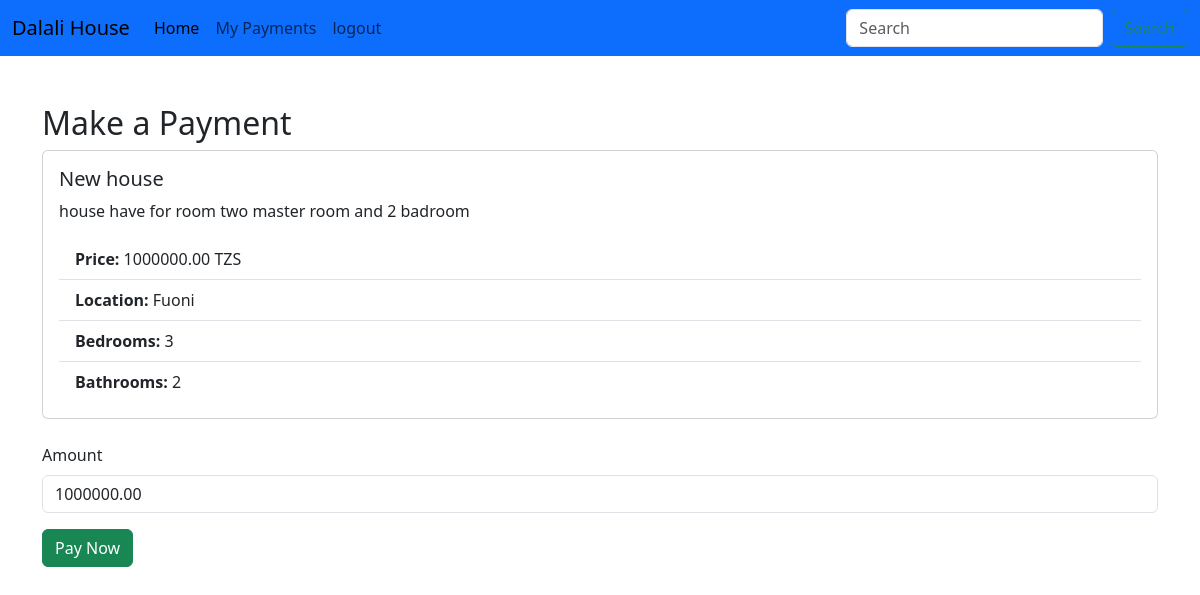
The app's page /payment/3 (signed in), older data.
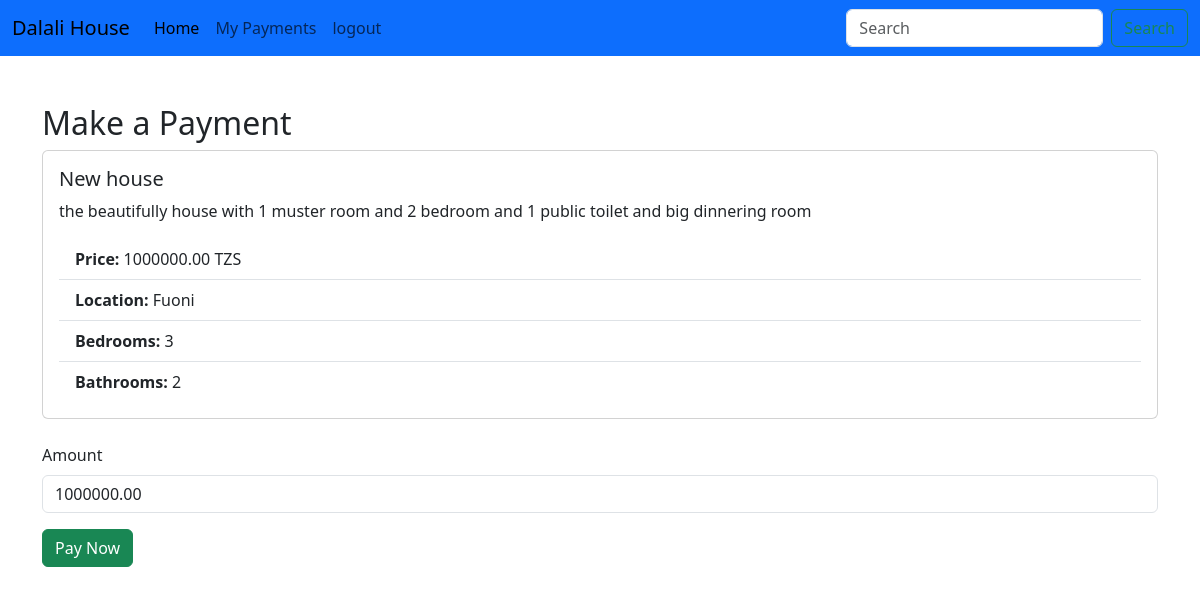
The same page, newer data.
### Dalalisell/models.py (models this page shows, shortened)
class Property(models.Model):
    CHOICE_STATUS= [
        ('Pending', 'Pending'),
        ('Approved', 'Approved'),
        ('Sold', 'Sold'),
    ]
    title =models.CharField(max_length=50)
    seller = models.ForeignKey(CustomUser, on_delete=models.CASCADE)
    price = models.DecimalField(decimal_places=2, max_digits=10, default=0)
    room = models.IntegerField()
    bathroom =models.IntegerField()
    location =models.CharField(max_length=50)
    image1= models.ImageField(upload_to='upload/property')
    image2= models.ImageField(upload_to='upload/property')
    image3= models.ImageField(upload_to='upload/property')
    image4= models.ImageField(upload_to='upload/property')
    description =models.CharField(max_length=250)
    status =models.CharField(choices=CHOICE_STATUS, max_length=12, default='Pending')
    date = models.DateTimeField(default=datetime.datetime.today)

### Dalalisell/views.py (the view, shortened to what this page needs)
# urls.py: path('payment/<int:pk>', views.PaymentView.as_view(), name='payment'),
class PaymentView(LoginRequiredMixin,View):
    def get(self, request, pk=None, **kwargs):
        if pk is None:
            pk = kwargs.get('pk')
        property = Property.objects.get(id=pk)
        return render(request, "payment.html", {'property': property})

### Dalalisell/templates/payment.html (shortened to what this page needs)
{% extends "base.html"%} {% block content%} {%include "navbar.html"%}
<div class="container mt-5">
  <h2>Make a Payment</h2>
  <div class="card">
    <div class="card-body">
      <h5 class="card-title">{{ property.title }}</h5>
      <p class="card-text">{{ property.description }}</p>
      <ul class="list-group list-group-flush">
        <li class="list-group-item">
          <strong>Price:</strong> {{ property.price }} TZS
        </li>
        <li class="list-group-item">
          <strong>Location:</strong> {{ property.location }}
        </li>
        <li class="list-group-item">
          <strong>Bedrooms:</strong> {{ property.room }}
        </li>
        <li class="list-group-item">
          <strong>Bathrooms:</strong> {{ property.bathroom }}
        </li>
      </ul>
    </div>
  </div>
  <form method="post" class="mt-4">
    <div class="mb-3">
      <label for="amount" class="form-label">Amount</label>
      <input
        type="number"
        class="form-control"
        id="amount"
        name="amount"
        value="{{ property.price }}"
        required
      />
    </div>
    <button type="submit" class="btn btn-success">Pay Now</button>
  </form>
</div>
{%endblock%}

Row changes from the older to the newer data that the page shows:
changed Property "New house": description "house have for room two master room and 2 badroom" → "the beautifully house with 1 muster room and 2 bedroom and 1 public toilet and big dinnering room"
